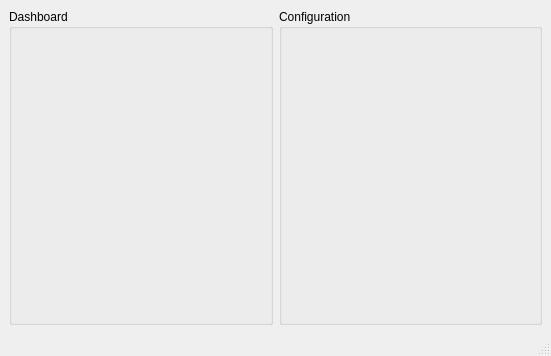
<?xml version="1.0" encoding="UTF-8"?>
<ui version="4.0">
 <class>MainWindow</class>
 <widget class="QMainWindow" name="MainWindow">
  <property name="geometry">
   <rect>
    <x>0</x>
    <y>0</y>
    <width>551</width>
    <height>356</height>
   </rect>
  </property>
  <property name="windowTitle">
   <string>Robot Mock</string>
  </property>
  <property name="windowIcon">
   <iconset resource="main_window.qrc">
    <normaloff>:/images/tuxrobot.png</normaloff>:/images/tuxrobot.png</iconset>
  </property>
  <widget class="QWidget" name="central_layout">
   <layout class="QHBoxLayout" name="horizontalLayout">
    <item>
     <widget class="DashboardGroupBox" name="dashboard_group_box">
      <property name="title">
       <string notr="true">Dashboard</string>
      </property>
     </widget>
    </item>
    <item>
     <widget class="ConfigurationGroupBox" name="configuration_group_box">
      <property name="title">
       <string>Configuration</string>
      </property>
     </widget>
    </item>
   </layout>
  </widget>
  <widget class="QMenuBar" name="menubar">
   <property name="geometry">
    <rect>
     <x>0</x>
     <y>0</y>
     <width>551</width>
     <height>29</height>
    </rect>
   </property>
   <property name="defaultUp">
    <bool>false</bool>
   </property>
  </widget>
  <widget class="QStatusBar" name="statusbar"/>
 </widget>
 <customwidgets>
  <customwidget>
   <class>DashboardGroupBox</class>
   <extends>QGroupBox</extends>
   <header location="global">py_trees_ros_tutorials.mock.gui.dashboard_group_box</header>
   <container>1</container>
  </customwidget>
  <customwidget>
   <class>ConfigurationGroupBox</class>
   <extends>QGroupBox</extends>
   <header location="global">py_trees_ros_tutorials.mock.gui.configuration_group_box</header>
   <container>1</container>
  </customwidget>
 </customwidgets>
 <resources>
  <include location="main_window.qrc"/>
 </resources>
 <connections/>
</ui>
